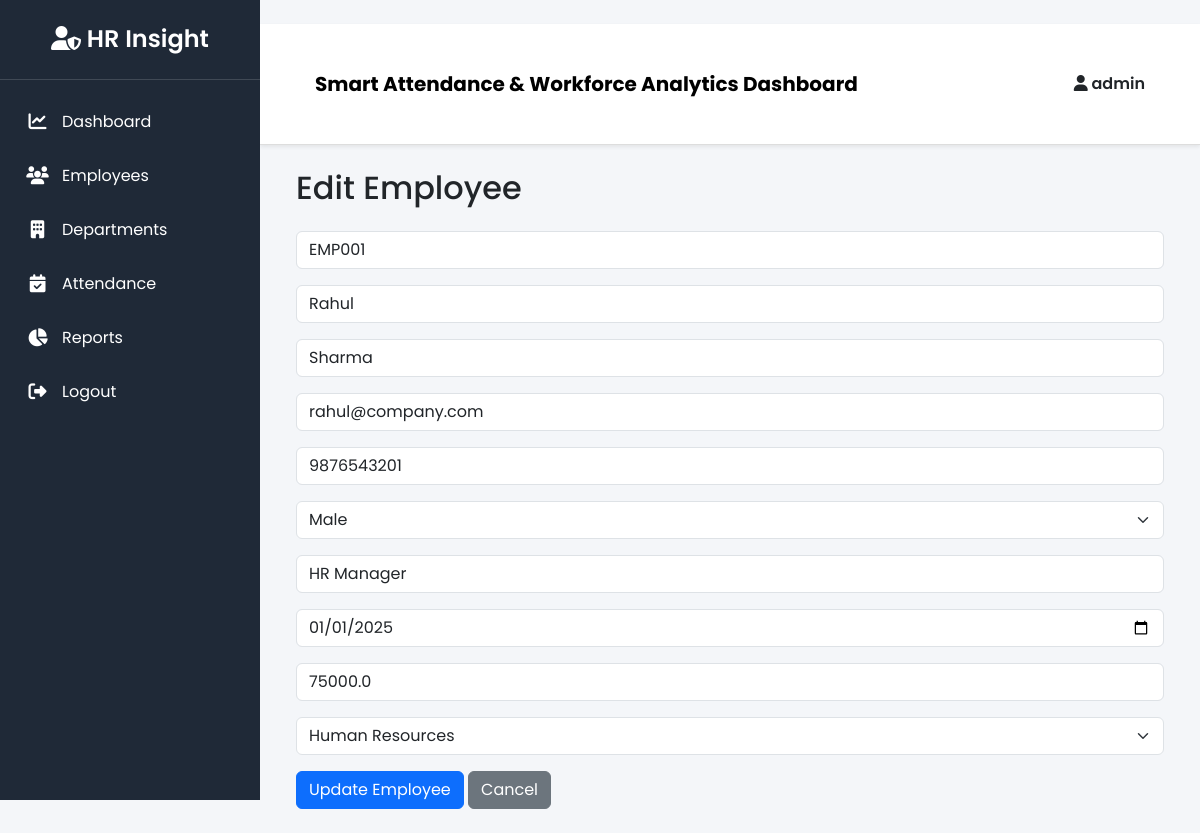
The app's page /employees/edit/1 (signed in) with its own data.
### app/models/user.py (models this page shows, shortened)
class User(UserMixin, db.Model):
    __tablename__ = "users"
    id = db.Column(db.Integer, primary_key=True)
    username = db.Column(db.String(100), nullable=False)
    email = db.Column(db.String(120), unique=True, nullable=False)
    password_hash = db.Column(db.String(255), nullable=False)
    is_active = db.Column(db.Boolean, default=True)

### app/models/employee.py (models this page shows, shortened)
class Employee(db.Model):
    __tablename__ = "employees"
    id = db.Column(db.Integer, primary_key=True)
    employee_code = db.Column(
        db.String(20),
        unique=True,
        nullable=False
    )
    first_name = db.Column(
        db.String(100),
        nullable=False
    )
    last_name = db.Column(
        db.String(100),
        nullable=False
    )
    email = db.Column(
        db.String(120),
        unique=True,
        nullable=False
    )
    phone = db.Column(
        db.String(20)
    )
    gender = db.Column(
        db.String(20)
    )
    date_of_birth = db.Column(
        db.Date
    )
    joining_date = db.Column(
        db.Date,
        default=date.today
    )
    designation = db.Column(
        db.String(100),
        nullable=False
    )
    salary = db.Column(
        db.Float,
        default=0
    )
    address = db.Column(
        db.Text
    )
    status = db.Column(
        db.String(20),
        default="Active"
    )
    shift = db.Column(
        db.String(50),
        default="General Shift (09:00–18:00)"
    )
    department_id = db.Column(
        db.Integer,
        db.ForeignKey("departments.id"),
        nullable=False
    )
    department = db.relationship(
        "Department",
        back_populates="employees"
    )
    attendance = db.relationship(
        "Attendance",
        back_populates="employee",
        cascade="all, delete-orphan",
        lazy=True
    )
    leave_requests = db.relationship(
    "Leave",
    back_populates="employee",
    cascade="all, delete-orphan",
    lazy=True
    )

### app/models/department.py (models this page shows, shortened)
class Department(db.Model):
    __tablename__ = "departments"
    id = db.Column(db.Integer, primary_key=True)
    department_name = db.Column(
        db.String(100),
        unique=True,
        nullable=False
    )
    department_code = db.Column(
        db.String(20),
        unique=True,
        nullable=False
    )
    description = db.Column(db.Text)
    employees = db.relationship(
        "Employee",
        back_populates="department",
        cascade="all, delete-orphan",
        lazy=True
    )

### app/employees/routes.py (the view, shortened to what this page needs)
@employees_bp.route("/edit/<int:id>", methods=["GET", "POST"])
@login_required
def edit_employee(id):
    employee = Employee.query.get_or_404(id)
    departments = Department.query.all()
    return render_template(
        "employees/edit.html",
        employee=employee,
        departments=departments
    )

### app/__init__.py (called while the page is built)
@login_manager.user_loader
def load_user(user_id):
    from app.models.user import User
    return User.query.get(int(user_id))

### app/templates/employees/edit.html (shortened to what this page needs)
{% extends "layouts/base.html" %}
{% block content %}
<div class="container">
    <h2 class="mb-4">Edit Employee</h2>
    <form method="POST">
        <input
            type="text"
            name="employee_code"
            class="form-control mb-3"
            value="{{ employee.employee_code }}"
            required>
        <input
            type="text"
            name="first_name"
            class="form-control mb-3"
            value="{{ employee.first_name }}"
            required>
        <input
            type="text"
            name="last_name"
            class="form-control mb-3"
            value="{{ employee.last_name }}"
            required>
        <input
            type="email"
            name="email"
            class="form-control mb-3"
            value="{{ employee.email }}"
            required>
        <input
            type="text"
            name="phone"
            class="form-control mb-3"
            value="{{ employee.phone }}">
        <select
            name="gender"
            class="form-select mb-3">
            <option value="Male"
            {% if employee.gender=="Male" %}selected{% endif %}>
                Male
            </option>
        </select>
        <input
            type="text"
            name="designation"
            class="form-control mb-3"
            value="{{ employee.designation }}"
            required>
        <input
            type="date"
            name="joining_date"
            class="form-control mb-3"
            value="{{ employee.joining_date }}"
            required>
        <input
            type="number"
            step="0.01"
            name="salary"
            class="form-control mb-3"
            value="{{ employee.salary }}">
        <select
            name="department_id"
            class="form-select mb-3">
            {% for dept in departments %}
            <option
                value="{{ dept.id }}"
                {% if dept.id==employee.department_id %}selected{% endif %}>
                {{ dept.department_name }}
            </option>
            {% endfor %}
        </select>
        <button class="btn btn-primary">
            Update Employee
        </button>
        <a href="{{ url_for('employees.index') }}"
           class="btn btn-secondary">
            Cancel
        </a>
    </form>
</div>
{% endblock %}

### app/templates/layouts/base.html (shortened to what this page needs)
<!DOCTYPE html>
<html lang="en">
<head>
    <link href="https://cdn.jsdelivr.net/npm/bootstrap@5.3.3/dist/css/bootstrap.min.css" rel="stylesheet">
    <link href="https://cdnjs.cloudflare.com/ajax/libs/font-awesome/6.7.2/css/all.min.css" rel="stylesheet">
    <link rel="stylesheet" href="{{ url_for('static', filename='css/style.css') }}">
</head>
<body>
<div class="wrapper">
    <aside class="sidebar">
        <div class="sidebar-header">
            <h3>
                <i class="fa-solid fa-user-shield"></i>
                HR Insight
            </h3>
        </div>
        <ul class="sidebar-menu">
            <li>
                <a href="{{ url_for('dashboard.dashboard') }}">
                    <i class="fa-solid fa-chart-line"></i>
                    Dashboard
                </a>
            </li>
            <li>
                <a href="{{ url_for('employees.index') }}">
                    <i class="fa-solid fa-users"></i>
                    Employees
                </a>
            </li>
            <li>
                <a href="{{ url_for('departments.index') }}">
                    <i class="fa-solid fa-building"></i>
                    Departments
                </a>
            </li>
            <li>
                <a href="{{ url_for('attendance.index') }}">
                    <i class="fa-solid fa-calendar-check"></i>
                    Attendance
                </a>
            </li>
            <li>
                <a href="{{ url_for('reports.index') }}">
                    <i class="fa-solid fa-chart-pie"></i>
                     Reports
                    </a>
            </li>
            <li>
                <a href="{{ url_for('auth.logout') }}">
                    <i class="fa-solid fa-right-from-bracket"></i>
                    Logout
                </a>
            </li>
        </ul>
    </aside>
    <main class="main">
        <nav class="navbar navbar-expand-lg bg-white shadow-sm">
            <div class="container-fluid">
                <span class="navbar-brand fw-bold">
                    Smart Attendance & Workforce Analytics Dashboard
                </span>
                <div class="ms-auto">
                    {% if current_user.is_authenticated %}
                        <span class="fw-semibold">
                            <i class="fa-solid fa-user"></i>
                            {{ current_user.username }}
                        </span>
                    {% endif %}
                </div>
            </div>
        </nav>
        <div class="container-fluid p-4">
            {% block content %}
            {% endblock %}
        </div>
    </main>
</div>
</body>
</html>

### app/static/css/style.css (style rules this page uses)
* { margin:0; padding:0; box-sizing:border-box; font-family:'Poppins',sans-serif; }
html, body { height:100%; background:#f4f6f9; }
.wrapper { display:flex; width:100%; min-height:100vh; }
.sidebar { position:fixed; top:0; left:0; width:260px; height:100vh; background:#1f2937; color:#fff; overflow-y:auto; z-index:1000; }
.sidebar-header { padding:25px; text-align:center; border-bottom:1px solid rgba(255,255,255,.15); }
.sidebar-header h3 { margin:0; font-size:24px; font-weight:600; }
.sidebar-menu { list-style:none; margin:0; padding:15px 0; }
.sidebar-menu li { width:100%; }
.sidebar-menu li a { display:flex; align-items:center; gap:12px; padding:15px 25px; color:#ffffff; text-decoration:none; transition:.3s; }
.sidebar-menu i { width:25px; text-align:center; font-size:18px; }
.main { margin-left:260px; width:calc(100% - 260px); min-height:100vh; display:flex; flex-direction:column; }
.navbar { background:#fff; padding:15px 30px; border-bottom:1px solid #ddd; }
.container-fluid { padding:25px; }

### records on screen
User: username "admin"
Employee: employee_code "EMP001", first_name "Rahul", last_name "Sharma", email "rahul@company.com", phone "9876543201", gender "Male", designation "HR Manager", joining_date "01/01/2025", salary "75000.0", department_id "Human Resources"
